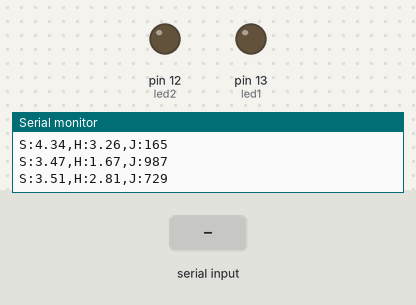
Recording of a sketch running on a simulated Arduino Uno, built with avr-gcc and run on an emulated ATmega328P. Shown: output pins drawn as LEDs (lit = HIGH), the last lines printed to the serial monitor. The test bench sets the inputs (shaded band). Random numbers use the default seed unless the sketch sets one.

Above: at 1.2 s.
1.3 s: "90,45\n" received over Serial
At 2.4 s:
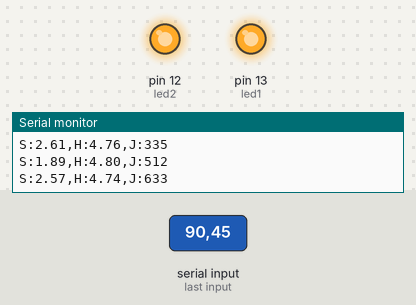
Timing chart, 0 to 4.3 s (numbered marks = the images above; inputs shaded):
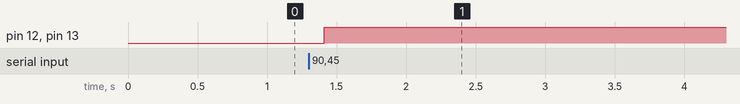

Measured:
- after the input at 1.3 s, pin 12 (led2), pin 13 (led1): LOW → HIGH after 0.11 s

The sketch:

read_transmit_ros.ino
```cpp
int led1 = 13;
int led2 = 12;

String data = "";

// 🔹 variabel bebas
int led1_state = 0;
int led2_state = 0;

// 🔹 buffer parsing
int values[10];  // maksimal 10 data

void setup() {
  pinMode(led1, OUTPUT);
  pinMode(led2, OUTPUT);

  Serial.begin(9600);
}

void loop() {

  // ==============================
  // 🔹 TERIMA DATA DARI ROS
  // ==============================
  if (Serial.available() > 0) {

    data = Serial.readStringUntil('\n');

    int index = 0;
    int start = 0;
    int end = data.indexOf(',');

    // parsing semua data
    while (end != -1) {
      if (index < 10) {
        values[index++] = data.substring(start, end).toInt();
      }

      start = end + 1;
      end = data.indexOf(',', start);
    }

    // ambil data terakhir
    if (index < 10) {
      values[index++] = data.substring(start).toInt();
    }

    // ==============================
    // 🔹 SIMPAN KE VARIABEL
    // ==============================
    if (index >= 2) {
      led1_state = values[0];
      led2_state = values[1];
    }

    // contoh kalau nanti nambah:
    // if (index >= 3) motor_speed = values[2];
    // if (index >= 4) servo_angle = values[3];
  }

  // ==============================
  // 🔹 EKSEKUSI OUTPUT
  // ==============================
  digitalWrite(led1, led1_state);
  digitalWrite(led2, led2_state);

  // ==============================
  // 🔹 KIRIM DATA KE ROS
  // ==============================
  float suhu = 1.5 + (random(1000) / 1000.0) * (5.5 - 1.5);
  float kelembaban = 1.5 + (random(1000) / 1000.0) * (5.5 - 1.5);
  int jarak = random(1000);

  Serial.print("S:");
  Serial.print(suhu);
  Serial.print(",H:");
  Serial.print(kelembaban);
  Serial.print(",J:");
  Serial.println(jarak);

  delay(200);
}
```
